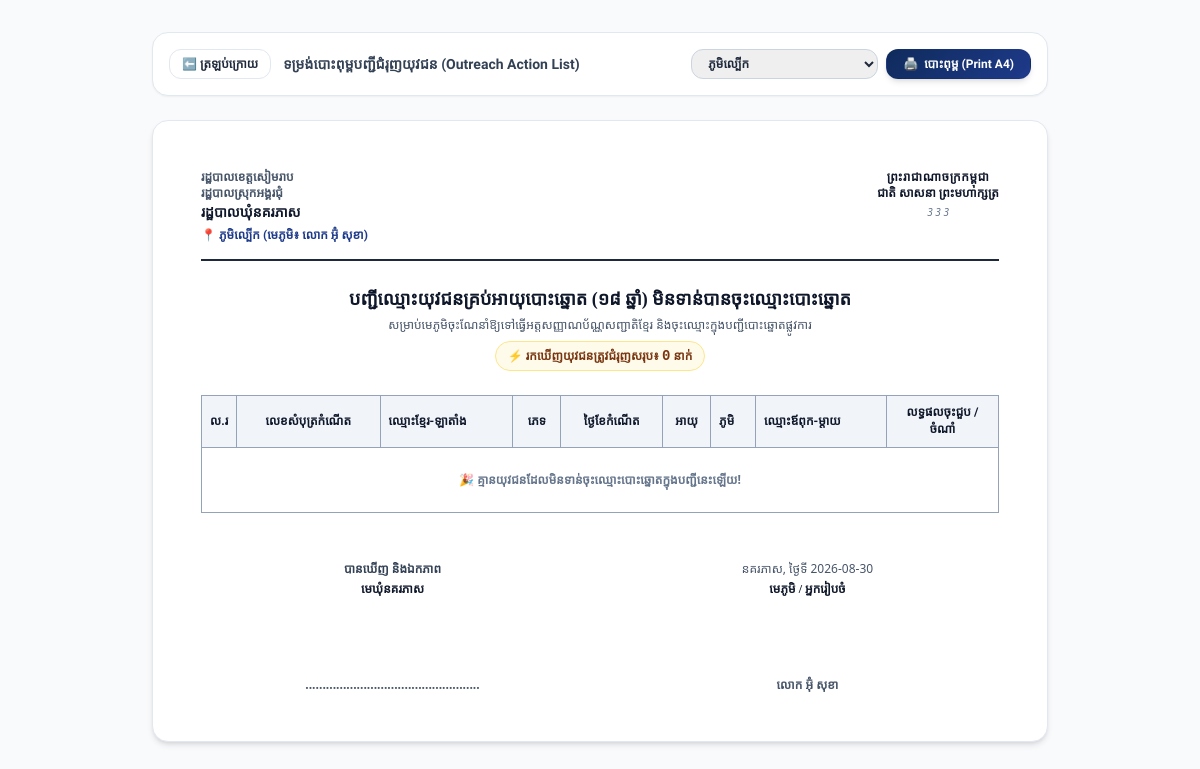
Before: /birth-certificates/print-eligible?village_id=2 (signed in) with the older database file.
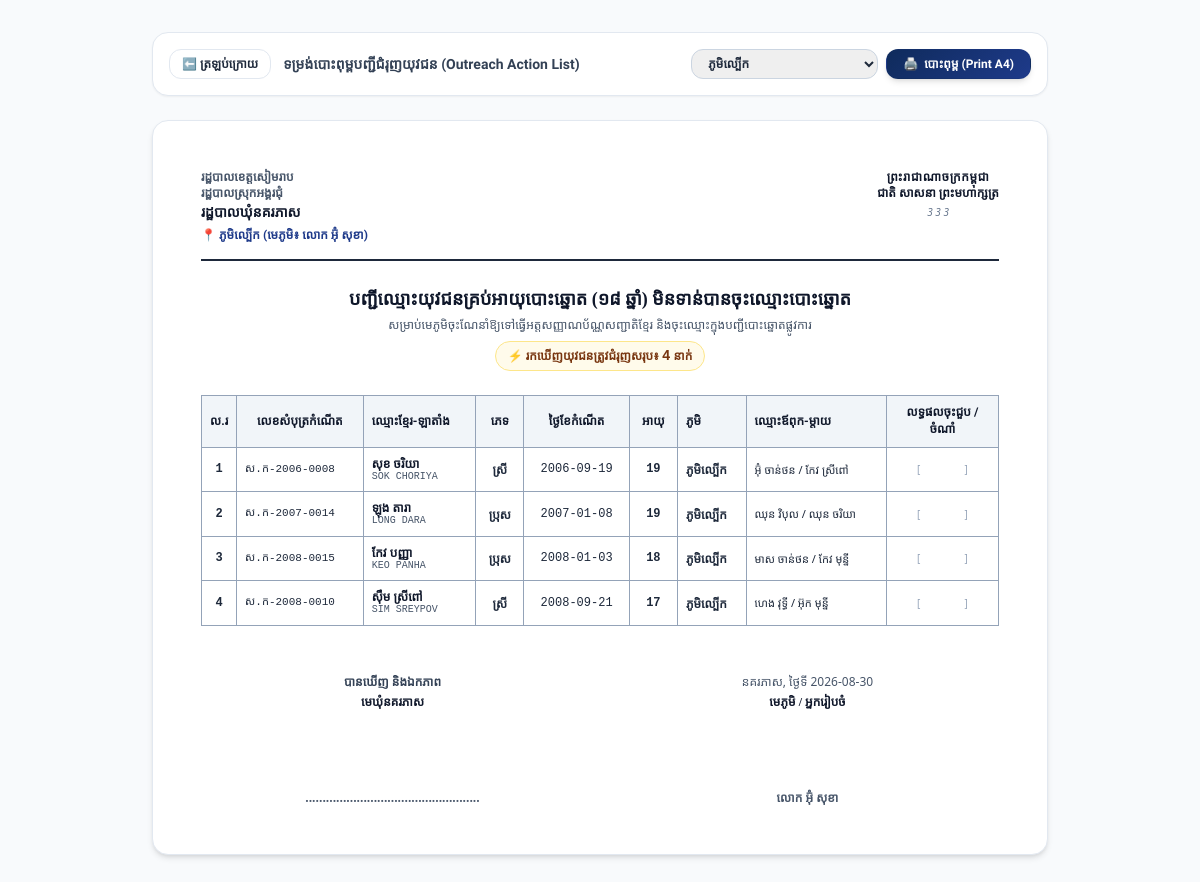
After: the same page with the newer database file.
### app/models.py (models this page shows, shortened)
class Village(Base):
    __tablename__ = "villages"
    id = Column(Integer, primary_key=True, index=True)
    code = Column(String(20), unique=True, index=True, nullable=False) # e.g. V01 to V10
    name_kh = Column(String(100), nullable=False)                     # e.g. ភូមិរមៀត
    name_en = Column(String(100), nullable=False)                     # e.g. Romiet Village
    chief_name = Column(String(100), nullable=True)                  # e.g. លោក ឈុន វុទ្ធី
    chief_phone = Column(String(50), nullable=True)                  # e.g. 012 345 678
    total_households = Column(Integer, default=0)
    created_at = Column(DateTime, default=get_cambodia_now)
    stations = relationship("PollingStation", back_populates="village")
    voters = relationship("Voter", back_populates="village")
    users = relationship("User", back_populates="village")
    birth_certificates = relationship("BirthCertificate", back_populates="village")

class BirthCertificate(Base):
    __tablename__ = "birth_certificates"
    id = Column(Integer, primary_key=True, index=True)
    certificate_no = Column(String(50), index=True, nullable=False) # e.g. ស.ក-២០២៦-០០១
    book_no = Column(String(50), nullable=True)                                  # e.g. ០១/២០២៦
    name_kh = Column(String(100), nullable=False)                                # ឈ្មោះខ្មែរ
    name_en = Column(String(100), nullable=False)                                # ឈ្មោះឡាតាំង
    gender = Column(String(20), nullable=False)                                  # ប្រុស / ស្រី
    dob = Column(String(50), nullable=False)                                     # YYYY-MM-DD
    pob = Column(String(255), nullable=True)                                     # ទីកន្លែងកំណើត
    father_name = Column(String(100), nullable=True)                             # ឈ្មោះឪពុក
    mother_name = Column(String(100), nullable=True)                             # ឈ្មោះម្តាយ
    address = Column(String(255), nullable=True)                                 # ក្រុមទី...
    village_id = Column(Integer, ForeignKey("villages.id"), nullable=False)
    voter_id = Column(Integer, ForeignKey("voters.id"), nullable=True)
    is_registered_voter = Column(Boolean, default=False)
    registered_date = Column(String(50), nullable=True)                          # YYYY-MM-DD កាលបរិច្ឆេទចុះបញ្ជី
    attachment_url = Column(Text, nullable=True)                                # PDF or Image attachment path (Base64 Data URI / file path)
    notes = Column(Text, nullable=True)
    created_at = Column(DateTime, default=get_cambodia_now)
    updated_at = Column(DateTime, default=get_cambodia_now, onupdate=get_cambodia_now)
    village = relationship("Village", back_populates="birth_certificates")
    voter = relationship("Voter", back_populates="birth_certificate", foreign_keys=[voter_id])

### app/routes/birth_routes.py (the view)
@router.get("/birth-certificates/print-eligible", response_class=HTMLResponse)
def print_eligible_action_list(
    request: Request,
    village_id: str = Query(""),
    db: Session = Depends(get_db)
):
    current_user = get_current_user_optional(request, db)
    if not current_user:
        return RedirectResponse(url="/login", status_code=302)
    query = db.query(BirthCertificate).filter(
        BirthCertificate.is_registered_voter == False
    )
    if current_user.role == "village_chief" and current_user.village_id:
        query = query.filter(BirthCertificate.village_id == current_user.village_id)
        selected_village = db.query(Village).filter(Village.id == current_user.village_id).first()
    elif village_id and village_id.isdigit():
        query = query.filter(BirthCertificate.village_id == int(village_id))
        selected_village = db.query(Village).filter(Village.id == int(village_id)).first()
    else:
        selected_village = None
    all_unregistered = query.order_by(asc(BirthCertificate.village_id), asc(BirthCertificate.dob)).all()
    eligible_unregistered = [
        b for b in all_unregistered
        if b.is_eligible_now or b.is_turning_18_this_year
    ]
    villages = db.query(Village).order_by(Village.code).all()
    return templates.TemplateResponse(
        request=request,
        name="birth_certificates/print_eligible.html",
        context={
            "current_user": current_user,
            "records": eligible_unregistered,
            "selected_village": selected_village,
            "villages": villages,
            "print_date": get_cambodia_today(),
            "current_year": get_cambodia_now().year
        }
    )

### app/templates/birth_certificates/print_eligible.html (shortened to what this page needs)
<!DOCTYPE html>
<html lang="km">
<head>
    <script src="https://cdn.tailwindcss.com"></script>
    <link rel="stylesheet" href="/static/css/style.css?v=9.0">
    <link rel="stylesheet" href="/static/css/print.css?v=9.0" media="print">
</head>
<body class="p-4 sm:p-8">
    <div class="no-print max-w-4xl mx-auto mb-6 p-4 bg-white rounded-2xl shadow-sm border border-slate-200 flex flex-wrap items-center justify-between gap-4">
        <div class="flex items-center gap-3">
            <a href="/birth-certificates" class="btn btn-outline text-xs px-3 py-1.5 font-bold">
                ⬅️ ត្រឡប់ក្រោយ
            </a>
            <span class="text-sm font-bold text-slate-700 font-kh-heading">
                ទម្រង់បោះពុម្ពបញ្ជីជំរុញយុវជន (Outreach Action List)
            </span>
        </div>
        <div class="flex items-center gap-2">
            <form method="GET" action="/birth-certificates/print-eligible" class="flex items-center gap-2">
                <select name="village_id" onchange="this.form.submit()" class="text-xs py-1.5 px-3 rounded-xl border border-slate-300 font-kh-bold">
                    {% for v in villages %}
                    <option value="{{ v.id }}" {% if selected_village and selected_village.id == v.id %}selected{% endif %}>{{ v.name_kh }}</option>
                    {% endfor %}
                </select>
            </form>
            <button onclick="window.print()" class="btn btn-primary text-xs px-4 py-1.5 shadow-md flex items-center gap-1.5">
                <span>🖨️</span> <span>បោះពុម្ព (Print A4)</span>
            </button>
        </div>
    </div>
    <div class="print-page max-w-4xl mx-auto bg-white p-8 sm:p-12 rounded-2xl shadow-md border border-slate-200">
        <div class="flex justify-between items-start border-b-2 border-slate-800 pb-4 mb-6">
            <div class="text-left">
                <div class="text-xs font-bold text-slate-600">រដ្ឋបាលខេត្តសៀមរាប</div>
                <div class="text-xs font-bold text-slate-600">រដ្ឋបាលស្រុកអង្គរជុំ</div>
                <div class="text-sm font-bold text-slate-900 muol-text mt-0.5">រដ្ឋបាលឃុំនគរភាស</div>
                {% if selected_village %}
                <div class="text-xs font-bold text-blue-900 mt-1 font-kh-bold">
                    📍 {{ selected_village.name_kh }} (មេភូមិ៖ {{ selected_village.chief_name or '-' }})
                </div>
                {% else %}
                <div class="text-xs font-bold text-slate-700 mt-1">
                    📍 ទូទាំងឃុំនគរភាស (១០ ភូមិ)
                </div>
                {% endif %}
            </div>
            <div class="text-center">
                <div class="text-xs font-bold muol-text text-slate-900 tracking-wider">ព្រះរាជាណាចក្រកម្ពុជា</div>
                <div class="text-xs font-bold muol-text text-slate-900">ជាតិ សាសនា ព្រះមហាក្សត្រ</div>
                <div class="text-[10px] text-slate-500 italic mt-1">3 3 3</div>
            </div>
        </div>
        <div class="text-center mb-6">
            <h1 class="text-base sm:text-lg font-bold text-slate-900 muol-text leading-relaxed">
                បញ្ជីឈ្មោះយុវជនគ្រប់អាយុបោះឆ្នោត (១៨ ឆ្នាំ) មិនទាន់បានចុះឈ្មោះបោះឆ្នោត
            </h1>
            <p class="text-xs text-slate-600 mt-1">
                សម្រាប់មេភូមិចុះណែនាំឱ្យទៅធ្វើអត្តសញ្ញាណប័ណ្ណសញ្ជាតិខ្មែរ និងចុះឈ្មោះក្នុងបញ្ជីបោះឆ្នោតផ្លូវការ
            </p>
            <div class="inline-block mt-2 px-3 py-1 bg-amber-50 border border-amber-200 rounded-full text-xs font-bold text-amber-900">
                ⚡ រកឃើញយុវជនត្រូវជំរុញសរុប៖ <span class="font-mono text-sm">{{ records|length }}</span> នាក់
            </div>
        </div>
        <div class="overflow-x-auto mb-6">
            <table class="w-full text-left border-collapse border border-slate-400 text-xs">
                <thead>
                    <tr class="bg-slate-100 text-slate-900 font-bold border-b border-slate-400 font-kh-heading text-center">
                        <th class="p-2 border border-slate-400 w-8">ល.រ</th>
                        <th class="p-2 border border-slate-400">លេខសំបុត្រកំណើត</th>
                        <th class="p-2 border border-slate-400 text-left">ឈ្មោះខ្មែរ-ឡាតាំង</th>
                        <th class="p-2 border border-slate-400 w-12">ភេទ</th>
                        <th class="p-2 border border-slate-400">ថ្ងៃខែកំណើត</th>
                        <th class="p-2 border border-slate-400 w-12">អាយុ</th>
                        <th class="p-2 border border-slate-400 text-left">ភូមិ</th>
                        <th class="p-2 border border-slate-400 text-left">ឈ្មោះឪពុក-ម្តាយ</th>
                        <th class="p-2 border border-slate-400 w-28 text-center">លទ្ធផលចុះជួប / ចំណាំ</th>
                    </tr>
                </thead>
                <tbody class="divide-y divide-slate-300">
                    {% if records %}
                        {% for r in records %}
                        <tr class="leading-tight">
                            <td class="p-2 border border-slate-400 text-center font-mono font-bold">{{ loop.index }}</td>
                            <td class="p-2 border border-slate-400 font-mono text-[11px]">{{ r.certificate_no }}</td>
                            <td class="p-2 border border-slate-400">
                                <div class="font-bold text-slate-900">{{ r.name_kh }}</div>
                                <div class="font-mono text-[10px] text-slate-600 uppercase">{{ r.name_en }}</div>
                            </td>
                            <td class="p-2 border border-slate-400 text-center font-bold">{{ r.gender }}</td>
                            <td class="p-2 border border-slate-400 text-center font-mono">{{ r.dob }}</td>
                            <td class="p-2 border border-slate-400 text-center font-bold font-mono">{{ r.age }}</td>
                            <td class="p-2 border border-slate-400 font-semibold">{{ r.village.name_kh if r.village else '-' }}</td>
                            <td class="p-2 border border-slate-400 text-[11px]">
                                {% if r.father_name or r.mother_name %}
                                {{ r.father_name or '' }}{% if r.father_name and r.mother_name %} / {% endif %}{{ r.mother_name or '' }}
                                {% else %}
                                -
                                {% endif %}
                            </td>
                            <td class="p-2 border border-slate-400 text-center text-[10px] text-slate-400">
                                [ &nbsp; &nbsp; &nbsp; &nbsp; &nbsp; &nbsp; &nbsp; &nbsp; ]
                            </td>
                        </tr>
                        {% endfor %}
                    {% else %}
                        <tr>
                            <td colspan="9" class="p-6 text-center text-slate-500 font-bold">
                                🎉 គ្មានយុវជនដែលមិនទាន់ចុះឈ្មោះបោះឆ្នោតក្នុងបញ្ជីនេះឡើយ!
                            </td>
                        </tr>
                    {% endif %}
                </tbody>
            </table>
        </div>
        <div class="mt-8 pt-4 grid grid-cols-2 gap-8 text-center text-xs">
            <div>
                <div class="font-bold text-slate-700">បានឃើញ និងឯកភាព</div>
                <div class="font-bold muol-text text-slate-900 mt-1">មេឃុំនគរភាស</div>
                <div class="h-20"></div>
                <div class="font-bold text-slate-600">...................................................</div>
            </div>
            <div>
                <div class="text-slate-600">នគរភាស, ថ្ងៃទី {{ print_date }}</div>
                <div class="font-bold muol-text text-slate-900 mt-1">មេភូមិ / អ្នករៀបចំ</div>
                <div class="h-20"></div>
                <div class="font-bold text-slate-600">
                    {% if selected_village and selected_village.chief_name %}
                    {{ selected_village.chief_name }}
                    {% else %}
                    ...................................................
                    {% endif %}
                </div>
            </div>
        </div>
    </div>
</body>
</html>

### app/static/css/style.css (style rules this page uses)
:root { --font-body: 'Kantumruy Pro', 'Siemreap', 'Battambang', 'Outfit', system-ui, -apple-system, sans-serif; --font-heading: 'Kantumruy Pro', 'Siemreap', 'Battambang', sans-serif; --font-khmer-title: 'Moul', cursive; --font-khmer-bold: 'Kantumruy Pro', 'Battambang', sans-serif; --color-primary: #0f2b5c; --color-primary-light: #1e3a8a; --color-primary-dark: #0a1c3d; --color-accent: #d4af37; --color-accent-hover: #b89628; --color-success: #10b981; --color-success-bg: #ecfdf5; --color-warning: #f59e0b; --color-warning-bg: #fffbeb; --color-danger: #ef4444; --color-danger-bg: #fef2f2; --color-info: #3b82f6; --color-info-bg: #eff6ff; --bg-main: #f8fafc; --bg-card: #ffffff; --border-color: #e2e8f0; --text-main: #1e293b; --text-muted: #64748b; --shadow-sm: 0 1px 2px 0 rgb(0 0 0 / 0.05); --shadow-md: 0 4px 6px -1px rgb(0 0 0 / 0.1), 0 2px 4px -2px rgb(0 0 0 / 0.1); --shadow-lg: 0 10px 15px -3px rgb(0 0 0 / 0.1), 0 4px 6px -4px rgb(0 0 0 / 0.1); --shadow-xl: 0 20px 25px -5px rgb(0 0 0 / 0.1), 0 8px 10px -6px rgb(0 0 0 / 0.1); --radius-md: 12px; --radius-lg: 16px; --radius-xl: 24px; }
* { margin: 0; padding: 0; box-sizing: border-box; }
html { height: 100%; width: 100%; }
body { font-family: var(--font-body); background-color: var(--bg-main); color: var(--text-main); min-height: 100%; width: 100%; margin: 0; padding: 0; line-height: 1.65; -webkit-font-smoothing: antialiased; -moz-osx-font-smoothing: grayscale; text-rendering: optimizeLegibility; transition: background-color 0.25s ease, color 0.2s ease; }
.kh-bold, .font-kh-bold, .font-kh-heading { font-family: var(--font-heading); font-weight: 700; line-height: 1.45; }
.btn { display: inline-flex; align-items: center; justify-content: center; gap: 8px; padding: 9px 18px; font-size: 0.925rem; font-weight: 600; font-family: var(--font-body); border-radius: var(--radius-md); cursor: pointer; transition: all 0.2s cubic-bezier(0.4, 0, 0.2, 1); border: 1px solid transparent; text-decoration: none; white-space: nowrap; }
.btn-primary { background: linear-gradient(135deg, #0f2b5c 0%, #1e3a8a 100%); color: white; box-shadow: 0 4px 12px rgba(15, 43, 92, 0.25); }
.btn-outline { background: transparent; border-color: var(--border-color); color: var(--text-main); }
body, h1, h2, h3, h4, h5, h6, p, span, a, td, th, label, button, input, select { -webkit-font-smoothing: antialiased; -moz-osx-font-smoothing: grayscale; text-rendering: optimizeLegibility; }

### app/templates/birth_certificates/print_eligible.html (style rules this page uses)
body { background-color: #f8fafc; font-family: 'Khmer OS Siemreap', system-ui, sans-serif; color: #1e293b; }
.muol-text { font-family: 'Khmer OS Muol Light', serif; }

Changed rows visible on the page:
added BirthCertificate: certificate_no "ស.ក-2006-0008", name_kh "សុខ ចរិយា", name_en "SOK CHORIYA", gender "ស្រី", dob "2006-09-19", age "19", village "ភូមិល្បើក", father_name "អ៊ុំ ចាន់ថន", mother_name "កែវ ស្រីពៅ"
added BirthCertificate: certificate_no "ស.ក-2007-0014", name_kh "ឡុង តារា", name_en "LONG DARA", gender "ប្រុស", dob "2007-01-08", age "19", village "ភូមិល្បើក", father_name "ឈុន វិបុល", mother_name "ឈុន ចរិយា"
added BirthCertificate: certificate_no "ស.ក-2008-0015", name_kh "កែវ បញ្ញា", name_en "KEO PANHA", gender "ប្រុស", dob "2008-01-03", age "18", village "ភូមិល្បើក", father_name "មាស ចាន់ថន", mother_name "កែវ មុន្នី"
added BirthCertificate: certificate_no "ស.ក-2008-0010", name_kh "ស៊ឹម ស្រីពៅ", name_en "SIM SREYPOV", gender "ស្រី", dob "2008-09-21", age "17", village "ភូមិល្បើក", father_name "ហេង វុទ្ធី", mother_name "អ៊ុក មុន្នី"
Other visible differences:
{{ records|length }}: "0" → "4"
text no longer shown: "🎉 គ្មានយុវជនដែលមិនទាន់ចុះឈ្មោះបោះឆ្នោតក្នុងបញ្ជីនេះឡើយ!"
